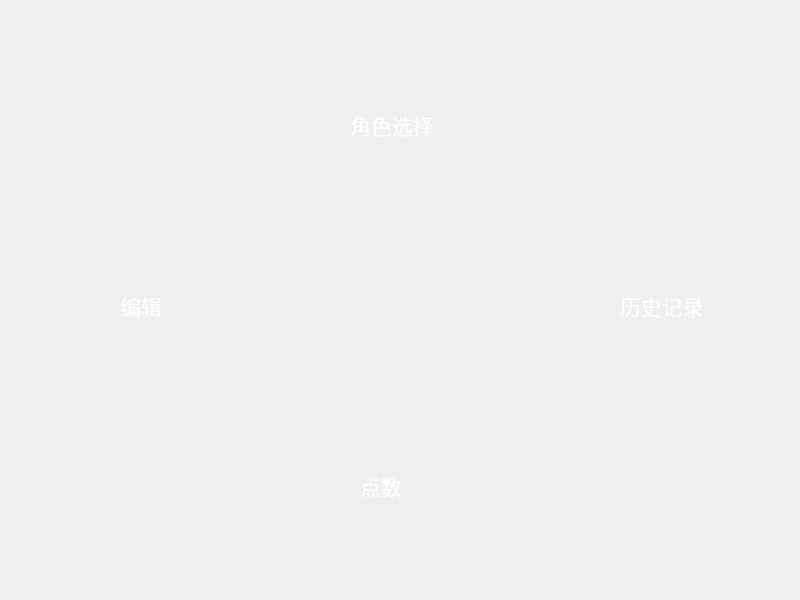
<?xml version="1.0" encoding="UTF-8"?>
<ui version="4.0">
 <class>Mainwindow4</class>
 <widget class="QWidget" name="Mainwindow4">
  <property name="geometry">
   <rect>
    <x>0</x>
    <y>0</y>
    <width>800</width>
    <height>600</height>
   </rect>
  </property>
  <property name="windowTitle">
   <string>Form</string>
  </property>
  <property name="autoFillBackground">
   <bool>false</bool>
  </property>
  <property name="styleSheet">
   <string notr="true">background-image:url(:/images/bg3.jpg);
background-position: center;
background-clip: cover;</string>
  </property>
  <widget class="QPushButton" name="selection_button">
   <property name="geometry">
    <rect>
     <x>350</x>
     <y>150</y>
     <width>56</width>
     <height>51</height>
    </rect>
   </property>
   <property name="styleSheet">
    <string notr="true">border-image:url(:/images/selection.png);
border:none;</string>
   </property>
   <property name="text">
    <string/>
   </property>
  </widget>
  <widget class="QPushButton" name="todolist_button">
   <property name="geometry">
    <rect>
     <x>180</x>
     <y>280</y>
     <width>56</width>
     <height>51</height>
    </rect>
   </property>
   <property name="styleSheet">
    <string notr="true">border-image: url(:/images/todolist.png);
border:none;</string>
   </property>
   <property name="text">
    <string/>
   </property>
  </widget>
  <widget class="QPushButton" name="history_button">
   <property name="geometry">
    <rect>
     <x>540</x>
     <y>280</y>
     <width>56</width>
     <height>51</height>
    </rect>
   </property>
   <property name="styleSheet">
    <string notr="true">border-image: url(:/images/history.png);
border:none;</string>
   </property>
   <property name="text">
    <string/>
   </property>
  </widget>
  <widget class="QPushButton" name="credits_button">
   <property name="geometry">
    <rect>
     <x>350</x>
     <y>410</y>
     <width>56</width>
     <height>51</height>
    </rect>
   </property>
   <property name="styleSheet">
    <string notr="true">border-image: url(:/images/credits.png);
border:none;</string>
   </property>
   <property name="text">
    <string/>
   </property>
  </widget>
  <widget class="QLabel" name="label">
   <property name="geometry">
    <rect>
     <x>350</x>
     <y>109</y>
     <width>91</width>
     <height>31</height>
    </rect>
   </property>
   <property name="font">
    <font>
     <family>MingLiU_MSCS-ExtB</family>
     <pointsize>16</pointsize>
    </font>
   </property>
   <property name="styleSheet">
    <string notr="true">background:transparent;
color:white;</string>
   </property>
   <property name="text">
    <string>角色选择</string>
   </property>
  </widget>
  <widget class="QLabel" name="label_2">
   <property name="geometry">
    <rect>
     <x>120</x>
     <y>290</y>
     <width>51</width>
     <height>31</height>
    </rect>
   </property>
   <property name="font">
    <font>
     <family>MingLiU_MSCS-ExtB</family>
     <pointsize>16</pointsize>
    </font>
   </property>
   <property name="styleSheet">
    <string notr="true">background:transparent;
color:white;</string>
   </property>
   <property name="text">
    <string>编辑</string>
   </property>
  </widget>
  <widget class="QLabel" name="label_4">
   <property name="geometry">
    <rect>
     <x>360</x>
     <y>470</y>
     <width>61</width>
     <height>31</height>
    </rect>
   </property>
   <property name="font">
    <font>
     <family>MingLiU_MSCS-ExtB</family>
     <pointsize>16</pointsize>
    </font>
   </property>
   <property name="styleSheet">
    <string notr="true">background:transparent;
color:white;</string>
   </property>
   <property name="text">
    <string>点数</string>
   </property>
  </widget>
  <widget class="QLabel" name="label_5">
   <property name="geometry">
    <rect>
     <x>620</x>
     <y>290</y>
     <width>91</width>
     <height>31</height>
    </rect>
   </property>
   <property name="font">
    <font>
     <family>MingLiU_MSCS-ExtB</family>
     <pointsize>16</pointsize>
    </font>
   </property>
   <property name="styleSheet">
    <string notr="true">background:transparent;
color:white;</string>
   </property>
   <property name="text">
    <string>历史记录</string>
   </property>
  </widget>
 </widget>
 <resources/>
 <connections/>
</ui>
